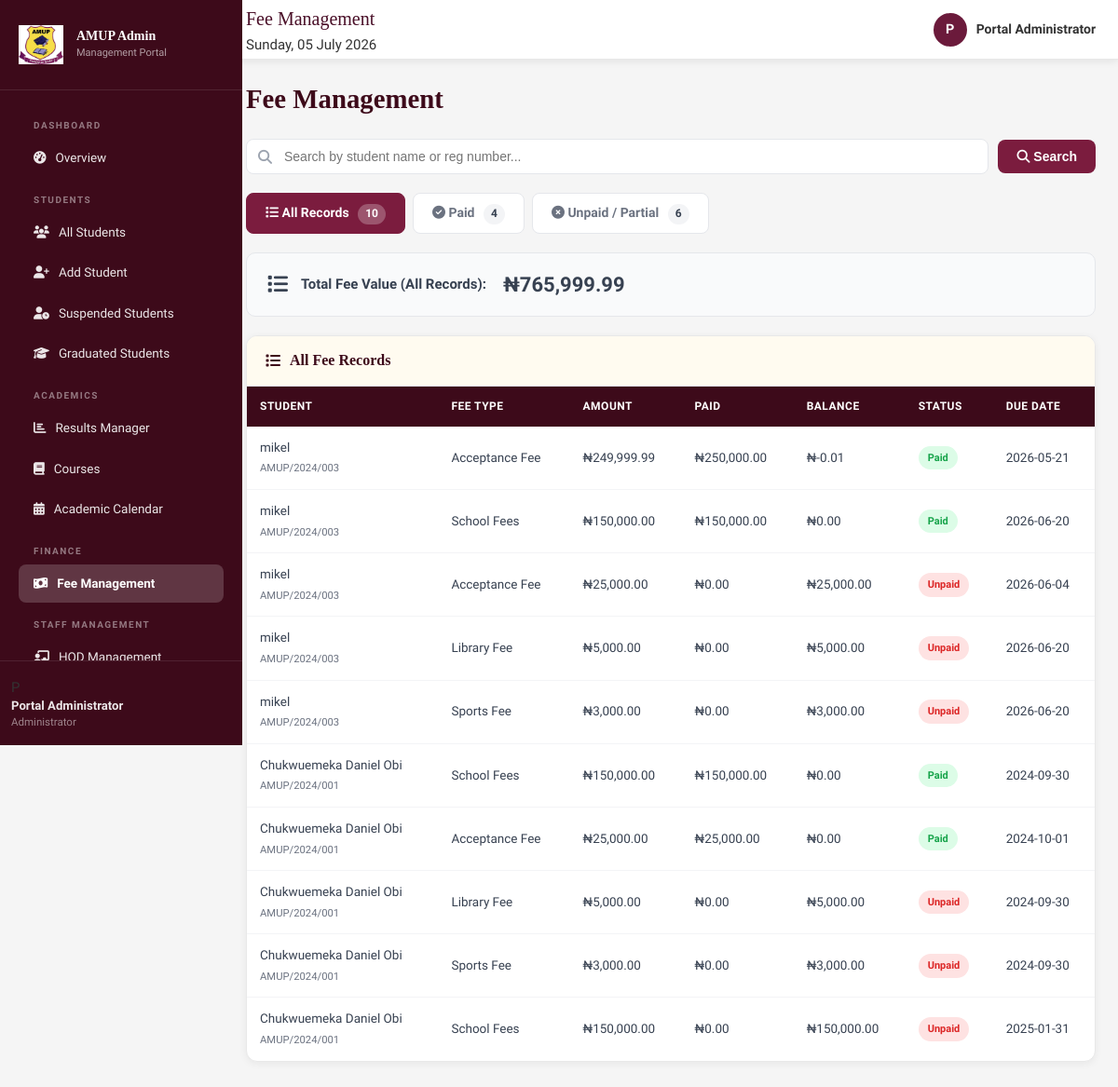
The app's page /admin/fees.php (signed in) with its own data.
### tables this page shows
CREATE TABLE `fees` (
  `id` int(11) NOT NULL,
  `student_id` int(11) NOT NULL,
  `fee_type` varchar(80) NOT NULL,
  `amount` decimal(12,2) NOT NULL,
  `amount_paid` decimal(12,2) DEFAULT 0.00,
  `session` varchar(20) DEFAULT NULL,
  `semester` enum('First','Second','Full Year') DEFAULT NULL,
  `due_date` date DEFAULT NULL,
  `paid_date` date DEFAULT NULL,
  `status` enum('paid','partial','unpaid') DEFAULT 'unpaid',
  `receipt_no` varchar(50) DEFAULT NULL,
  `remark` text DEFAULT NULL,
  `created_at` datetime DEFAULT current_timestamp()
);

CREATE TABLE `students` (
  `id` int(11) NOT NULL,
  `reg_number` varchar(30) NOT NULL,
  `full_name` varchar(120) NOT NULL,
  `email` varchar(120) NOT NULL,
  `phone` varchar(20) DEFAULT NULL,
  `department` varchar(100) DEFAULT NULL,
  `level` varchar(10) DEFAULT '100L',
  `session` varchar(20) DEFAULT '2024/2025',
  `gender` enum('Male','Female','Other') DEFAULT 'Male',
  `dob` date DEFAULT NULL,
  `address` text DEFAULT NULL,
  `password` varchar(255) NOT NULL,
  `status` enum('active','suspended','graduated') DEFAULT 'active',
  `exam_eligible` tinyint(1) DEFAULT 1,
  `suspension_reason` text DEFAULT NULL,
  `suspension_date` date DEFAULT NULL,
  `resumption_date` date DEFAULT NULL,
  `created_at` datetime DEFAULT current_timestamp(),
  `photo` varchar(255) DEFAULT NULL,
  `graduation_session` varchar(20) DEFAULT NULL,
  `graduation_year` int(11) DEFAULT NULL,
  `graduated_at` datetime DEFAULT NULL
);

### includes/config.php (called while the page is built, shortened)
<?php
function sanitize($conn, $data) {
    return $conn->real_escape_string(htmlspecialchars(trim($data)));
}
function formatMoney($n) {
    return '₦' . number_format($n, 2);
}

### admin/fees.php (the view, shortened to what this page needs)
<?php
require_once '../includes/config.php';
$search = sanitize($conn, $_GET['search'] ?? '');
$filter = $_GET['filter'] ?? 'all';
$where = "WHERE 1=1";
$fees = $conn->query("SELECT f.*, s.full_name, s.reg_number FROM fees f JOIN students s ON f.student_id=s.id $where ORDER BY f.created_at DESC");
$totalPaidCount   = $conn->query("SELECT COUNT(*) c FROM fees f JOIN students s ON f.student_id=s.id WHERE f.status='paid'")->fetch_assoc()['c'];
$totalUnpaidCount = $conn->query("SELECT COUNT(*) c FROM fees f JOIN students s ON f.student_id=s.id WHERE f.status IN ('unpaid','partial')")->fetch_assoc()['c'];
$totalAllCount    = $conn->query("SELECT COUNT(*) c FROM fees f JOIN students s ON f.student_id=s.id")->fetch_assoc()['c'];
$totalPaidAmount   = $conn->query("SELECT SUM(amount_paid) c FROM fees WHERE status='paid'")->fetch_assoc()['c'] ?? 0;
$totalAllAmount    = $conn->query("SELECT SUM(amount) c FROM fees")->fetch_assoc()['c'] ?? 0;
?>
<!DOCTYPE html>
<html lang="en">
<head>
<link href="https://cdnjs.cloudflare.com/ajax/libs/font-awesome/6.5.0/css/all.min.css" rel="stylesheet">
<link rel="stylesheet" href="../assets/css/style.css">
</head>
<body>
<?php include '../includes/topbar.php'; ?>
<?php include '../includes/admin_sidebar.php'; ?>
<div class="main-content">
  <div class="page-header"><h1>Fee Management</h1></div>
  <form method="GET" class="search-bar">
    <div class="search-wrap">
      <i class="fas fa-search"></i>
      <input type="text" name="search" placeholder="Search by student name or reg number..." value="<?= htmlspecialchars($search) ?>">
    </div>
    <button type="submit"><i class="fas fa-search"></i> Search</button>
  </form>
  <div class="fee-tabs">
    <a href="fees.php?filter=all<?= $search ? '&search='.urlencode($search) : '' ?>"
       class="fee-tab <?= $filter === 'all' ? 'active-all' : '' ?>">
      <i class="fas fa-list"></i> All Records
      <span class="count"><?= $totalAllCount ?></span>
    </a>
    <a href="fees.php?filter=paid<?= $search ? '&search='.urlencode($search) : '' ?>"
       class="fee-tab <?= $filter === 'paid' ? 'active-paid' : '' ?>">
      <i class="fas fa-check-circle"></i> Paid
      <span class="count"><?= $totalPaidCount ?></span>
    </a>
    <a href="fees.php?filter=unpaid<?= $search ? '&search='.urlencode($search) : '' ?>"
       class="fee-tab <?= $filter === 'unpaid' ? 'active-unpaid' : '' ?>">
      <i class="fas fa-times-circle"></i> Unpaid / Partial
      <span class="count"><?= $totalUnpaidCount ?></span>
    </a>
  </div>
  <?php if ($filter === 'paid'): ?>
  <div class="amount-banner green">
    <i class="fas fa-check-circle"></i>
    Total Amount Collected:
    <span class="big"><?= formatMoney($totalPaidAmount) ?></span>
  </div>
  <?php else: ?>
  <div class="amount-banner gray">
    <i class="fas fa-list"></i>
    Total Fee Value (All Records):
    <span class="big"><?= formatMoney($totalAllAmount) ?></span>
  </div>
  <?php endif; ?>
  <div class="card">
    <div class="card-header">
      <h3>
        <?php if ($filter === 'paid'): ?>
          <i class="fas fa-check-circle" style="color:#16a34a;"></i> Paid Fee Records
        <?php elseif ($filter === 'unpaid'): ?>
          <i class="fas fa-times-circle" style="color:#dc2626;"></i> Unpaid / Partial Records
        <?php else: ?>
          <i class="fas fa-list"></i> All Fee Records
        <?php endif; ?>
      </h3>
    </div>
    <div class="card-body" style="padding:0;">
      <?php if ($fees->num_rows === 0): ?>
      <div style="padding:40px;text-align:center;color:#6b7280;">
        <i class="fas fa-search" style="font-size:40px;margin-bottom:12px;display:block;opacity:0.3;"></i>
        <strong>No records found</strong><br>
        <span style="font-size:14px;">Try a different search or filter.</span>
      </div>
      <?php else: ?>
      <table class="data-table">
        <thead>
          <tr>
            <th>Student</th>
            <th>Fee Type</th>
            <th>Amount</th>
            <th>Paid</th>
            <th>Balance</th>
            <th>Status</th>
            <th>Due Date</th>
          </tr>
        </thead>
        <tbody>
          <?php while($f = $fees->fetch_assoc()): ?>
          <tr>
            <td>
              <?= htmlspecialchars($f['full_name']) ?><br>
              <small style="color:#6b7280;"><?= $f['reg_number'] ?></small>
            </td>
            <td><?= htmlspecialchars($f['fee_type']) ?></td>
            <td><?= formatMoney($f['amount']) ?></td>
            <td><?= formatMoney($f['amount_paid']) ?></td>
            <td><?= formatMoney($f['amount'] - $f['amount_paid']) ?></td>
            <td>
              <span class="badge badge-<?= $f['status']==='paid' ? 'success' : ($f['status']==='partial' ? 'warning' : 'danger') ?>">
                <?= ucfirst($f['status']) ?>
              </span>
            </td>
            <td><?= $f['due_date'] ?></td>
          </tr>
          <?php endwhile; ?>
        </tbody>
      </table>
      <?php endif; ?>
    </div>
  </div>
</div>
</body>
</html>

### assets/css/style.css (style rules this page uses)
:root { --maroon: #6B1A3B; --maroon-dark: #4A0F28; --maroon-light: #8B2A55; --gold: #C8A92B; --gold-light: #F0D060; --yellow-bg: #FFF9E6; --white: #FFFFFF; --gray-50: #FAFAFA; --gray-100: #F5F5F5; --gray-200: #E8E8E8; --gray-300: #D0D0D0; --gray-600: #666666; --gray-800: #333333; --success: #1A7A3E; --success-bg: #E8F5EE; --danger: #B91C1C; --danger-bg: #FEE2E2; --warning: #92400E; --warning-bg: #FEF3C7; --info: #1E40AF; --info-bg: #DBEAFE; --font-display: 'Playfair Display', Georgia, serif; --font-body: 'Source Sans 3', Segoe UI, sans-serif; --shadow-sm: 0 1px 3px rgba(107,26,59,0.08); --shadow-md: 0 4px 16px rgba(107,26,59,0.12); --shadow-lg: 0 8px 32px rgba(107,26,59,0.18); --radius: 10px; --radius-lg: 16px; --transition: all 0.25s ease; }
* { box-sizing: border-box; margin: 0; padding: 0; }
html { scroll-behavior: smooth; }
body { font-family: var(--font-body); background: var(--gray-100); color: var(--gray-800); min-height: 100vh; font-size: 15px; line-height: 1.6; }
h1,h2,h3,h4 { font-family: var(--font-display); color: var(--maroon-dark); line-height: 1.3; }
a { color: var(--maroon); text-decoration: none; transition: var(--transition); }
.main-content { margin-left: 260px; flex: 1; display: flex; flex-direction: column; min-height: 100vh; }
.card { background: var(--white); border-radius: var(--radius-lg); box-shadow: var(--shadow-sm); border: 1px solid var(--gray-200); overflow: hidden; margin-bottom: 24px; }
.card-header { padding: 18px 24px; border-bottom: 1px solid var(--gray-200); display: flex; align-items: center; justify-content: space-between; background: linear-gradient(90deg, var(--yellow-bg), var(--white)); }
.card-header h3 { font-family: var(--font-display); font-size: 1.05rem; color: var(--maroon-dark); display: flex; align-items: center; gap: 10px; }
.card-body { padding: 24px; }
table { width: 100%; border-collapse: collapse; font-size: 0.875rem; }
table th { background: var(--maroon-dark); color: white; padding: 12px 16px; text-align: left; font-weight: 600; font-size: 0.8rem; text-transform: uppercase; letter-spacing: 0.5px; white-space: nowrap; }
table td { padding: 12px 16px; border-bottom: 1px solid var(--gray-200); vertical-align: middle; }
table tr:last-child td { border-bottom: none; }
.badge { display: inline-flex; align-items: center; gap: 4px; padding: 4px 10px; border-radius: 20px; font-size: 0.75rem; font-weight: 600; }
.badge-success { background: var(--success-bg); color: var(--success); }
.badge-danger { background: var(--danger-bg); color: var(--danger); }
.search-bar { display: flex; gap: 12px; align-items: center; margin-bottom: 20px; flex-wrap: wrap; }
.main-content { margin-left: 240px; padding: 24px; min-height: 100vh; background: #f5f5f5; }
.page-header { margin-bottom: 24px; }
.page-header h1 { font-size: 1.8rem; color: #3d0a1a; font-weight: 700; }
.card { background: white; border-radius: 12px; box-shadow: 0 2px 8px rgba(0,0,0,0.06); margin-bottom: 20px; overflow: hidden; }
.card-header { padding: 16px 20px; background: #fffbf0; border-bottom: 1px solid #e5e7eb; }
.card-header h3 { font-size: 1rem; font-weight: 700; color: #3d0a1a; }
.card-body { padding: 20px; }
.data-table { width: 100%; border-collapse: collapse; font-size: 13.5px; }
.data-table th { background: #3d0a1a; color: white; padding: 12px 14px; text-align: left; font-size: 12px; text-transform: uppercase; letter-spacing: 0.5px; }
.data-table td { padding: 12px 14px; border-bottom: 1px solid #f3f4f6; color: #374151; }
.badge { padding: 4px 10px; border-radius: 20px; font-size: 11px; font-weight: 600; }
.badge-success { background: #dcfce7; color: #16a34a; }
.badge-danger { background: #fee2e2; color: #dc2626; }

### records on screen
fees: student.full_name "mikel", student.reg_number "AMUP/2024/003", fee_type "Acceptance Fee", amount "₦249,999.99", amount_paid "₦250,000.00", formatMoney($f['amount'] - $f['amount_paid']) "₦-0.01", status "Paid", due_date "2026-05-21"
fees: student.full_name "mikel", student.reg_number "AMUP/2024/003", fee_type "School Fees", amount "₦150,000.00", amount_paid "₦150,000.00", formatMoney($f['amount'] - $f['amount_paid']) "₦0.00", status "Paid", due_date "2026-06-20"
fees: student.full_name "mikel", student.reg_number "AMUP/2024/003", fee_type "Acceptance Fee", amount "₦25,000.00", amount_paid "₦0.00", formatMoney($f['amount'] - $f['amount_paid']) "₦25,000.00", status "Unpaid", due_date "2026-06-04"
fees: student.full_name "mikel", student.reg_number "AMUP/2024/003", fee_type "Library Fee", amount "₦5,000.00", amount_paid "₦0.00", formatMoney($f['amount'] - $f['amount_paid']) "₦5,000.00", status "Unpaid", due_date "2026-06-20"
fees: student.full_name "mikel", student.reg_number "AMUP/2024/003", fee_type "Sports Fee", amount "₦3,000.00", amount_paid "₦0.00", formatMoney($f['amount'] - $f['amount_paid']) "₦3,000.00", status "Unpaid", due_date "2026-06-20"
fees: student.full_name "Chukwuemeka Daniel Obi", student.reg_number "AMUP/2024/001", fee_type "School Fees", amount "₦150,000.00", amount_paid "₦150,000.00", formatMoney($f['amount'] - $f['amount_paid']) "₦0.00", status "Paid", due_date "2024-09-30"
fees: student.full_name "Chukwuemeka Daniel Obi", student.reg_number "AMUP/2024/001", fee_type "Acceptance Fee", amount "₦25,000.00", amount_paid "₦25,000.00", formatMoney($f['amount'] - $f['amount_paid']) "₦0.00", status "Paid", due_date "2024-10-01"
fees: student.full_name "Chukwuemeka Daniel Obi", student.reg_number "AMUP/2024/001", fee_type "Library Fee", amount "₦5,000.00", amount_paid "₦0.00", formatMoney($f['amount'] - $f['amount_paid']) "₦5,000.00", status "Unpaid", due_date "2024-09-30"
fees: student.full_name "Chukwuemeka Daniel Obi", student.reg_number "AMUP/2024/001", fee_type "Sports Fee", amount "₦3,000.00", amount_paid "₦0.00", formatMoney($f['amount'] - $f['amount_paid']) "₦3,000.00", status "Unpaid", due_date "2024-09-30"
fees: student.full_name "Chukwuemeka Daniel Obi", student.reg_number "AMUP/2024/001", fee_type "School Fees", amount "₦150,000.00", amount_paid "₦0.00", formatMoney($f['amount'] - $f['amount_paid']) "₦150,000.00", status "Unpaid", due_date "2025-01-31"

### other values on screen
$pageTitle "Fee Management"
substr($name, 0, 1) "P"
$name "Portal Administrator"
substr($_SESSION['admin_name'], 0, 1) "P"
$_SESSION['admin_name'] "Portal Administrator"
$totalAllCount "10"
$totalPaidCount "4"
$totalUnpaidCount "6"
formatMoney($totalAllAmount) "₦765,999.99"
